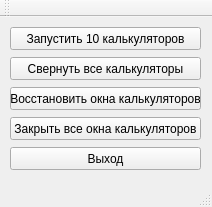
<?xml version="1.0" encoding="UTF-8"?>
<ui version="4.0">
 <class>MainWindow</class>
 <widget class="QMainWindow" name="MainWindow">
  <property name="geometry">
   <rect>
    <x>0</x>
    <y>0</y>
    <width>212</width>
    <height>207</height>
   </rect>
  </property>
  <property name="windowTitle">
   <string>MainWindow</string>
  </property>
  <widget class="QWidget" name="centralWidget">
   <widget class="QPushButton" name="pushButtonExit">
    <property name="geometry">
     <rect>
      <x>10</x>
      <y>130</y>
      <width>191</width>
      <height>23</height>
     </rect>
    </property>
    <property name="text">
     <string>Выход</string>
    </property>
   </widget>
   <widget class="QPushButton" name="pushButtonRunCalc">
    <property name="geometry">
     <rect>
      <x>10</x>
      <y>10</y>
      <width>191</width>
      <height>23</height>
     </rect>
    </property>
    <property name="text">
     <string>Запустить 10 калькуляторов</string>
    </property>
   </widget>
   <widget class="QPushButton" name="pushButtonCloseAllCalc">
    <property name="geometry">
     <rect>
      <x>10</x>
      <y>40</y>
      <width>191</width>
      <height>23</height>
     </rect>
    </property>
    <property name="text">
     <string>Свернуть все калькуляторы</string>
    </property>
   </widget>
   <widget class="QPushButton" name="pushButtonMinAllWindow">
    <property name="geometry">
     <rect>
      <x>10</x>
      <y>70</y>
      <width>191</width>
      <height>23</height>
     </rect>
    </property>
    <property name="text">
     <string>Восстановить окна калькуляторов</string>
    </property>
   </widget>
   <widget class="QPushButton" name="pushButtonCloseAllCalc_2">
    <property name="geometry">
     <rect>
      <x>10</x>
      <y>100</y>
      <width>191</width>
      <height>23</height>
     </rect>
    </property>
    <property name="text">
     <string>Закрыть все окна калькуляторов</string>
    </property>
   </widget>
  </widget>
  <widget class="QMenuBar" name="menuBar">
   <property name="geometry">
    <rect>
     <x>0</x>
     <y>0</y>
     <width>212</width>
     <height>18</height>
    </rect>
   </property>
  </widget>
  <widget class="QToolBar" name="mainToolBar">
   <attribute name="toolBarArea">
    <enum>TopToolBarArea</enum>
   </attribute>
   <attribute name="toolBarBreak">
    <bool>false</bool>
   </attribute>
  </widget>
  <widget class="QStatusBar" name="statusBar"/>
 </widget>
 <layoutdefault spacing="6" margin="11"/>
 <resources/>
 <connections>
  <connection>
   <sender>pushButtonExit</sender>
   <signal>clicked()</signal>
   <receiver>MainWindow</receiver>
   <slot>close()</slot>
   <hints>
    <hint type="sourcelabel">
     <x>95</x>
     <y>253</y>
    </hint>
    <hint type="destinationlabel">
     <x>95</x>
     <y>149</y>
    </hint>
   </hints>
  </connection>
 </connections>
</ui>
